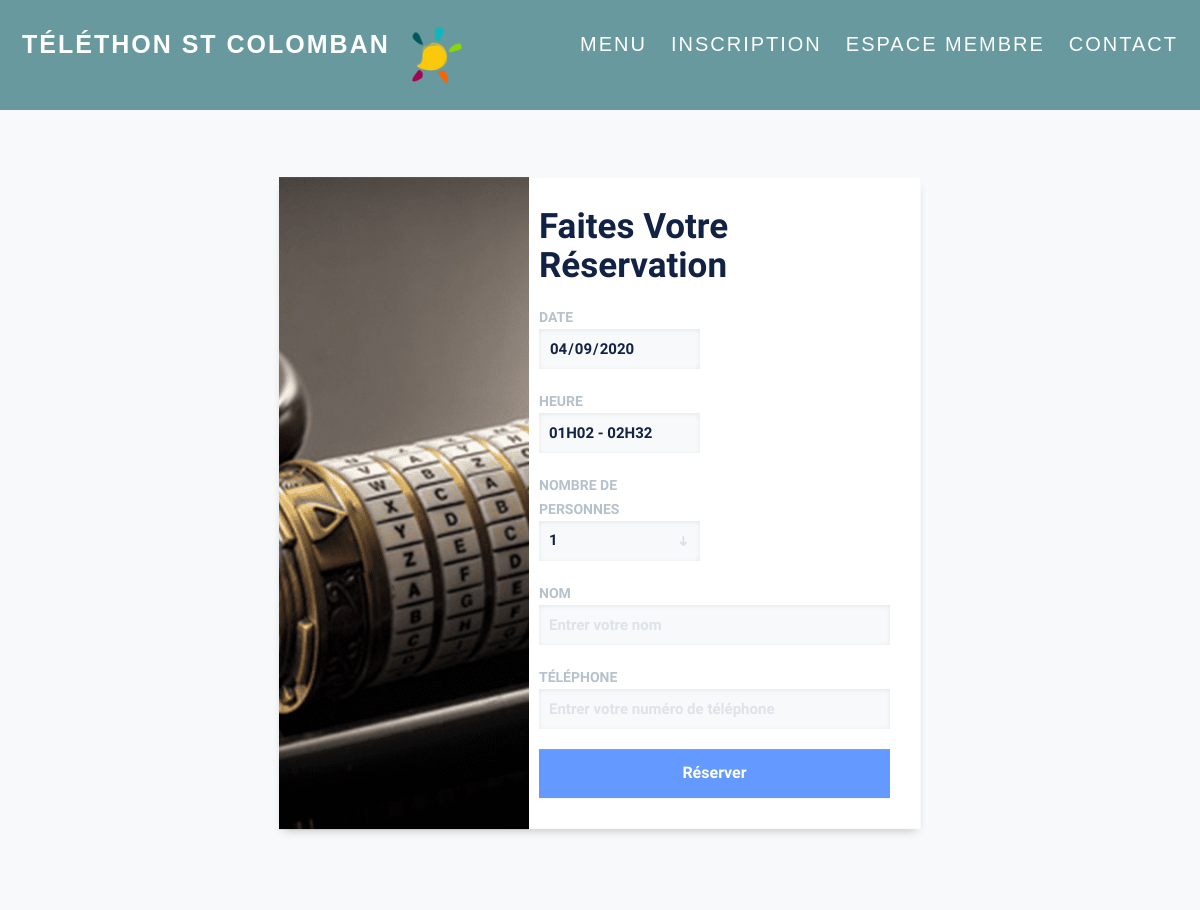
Screenshot of /telethon_project/public/event.php?id=46 with the database file from the repository.
### tables this page shows
CREATE TABLE IF NOT EXISTS `creneaux` (
  `id` int(10) NOT NULL AUTO_INCREMENT,
  `Date` date NOT NULL,
  `NB_joueurs` varchar(11) NOT NULL,
  `Nom_joueur` varchar(30) NOT NULL,
  `Num_joueur` varchar(30) NOT NULL,
  `Time` time NOT NULL,
  `Statut` tinyint(1) NOT NULL DEFAULT '1' COMMENT ' 1=Active, 0=Block ',
  `users_id` int(11) NOT NULL,
  PRIMARY KEY (`id`),
  KEY `fk_creneaux_users` (`users_id`)
);

### telethon_project/public/event.php (the view, shortened to what this page needs)
<?php
$objetPdo = new PDO("mysql:host=localhost;dbname=projet_telethon","root","");
$pdostart = $objetPdo->prepare('SELECT * FROM creneaux WHERE id = :id');
$pdostart ->bindValue(':id', $_GET['id'], PDO::PARAM_INT);
$executeIsok = $pdostart->execute();
$creneaux = $pdostart->fetch();
?>
<html lang="en">
<head>
        <link type="text/css" rel="stylesheet" href="../Inscription/css/bootstrap.min.css" />
        <link type="text/css" rel="stylesheet" href="../Inscription/css/style.css" />
</head>
  <?php include('container.php');?>
<?php                   $heure1 = $creneaux['Time'];
$heure2 = "01:30:00";
$h1 = explode(":", $heure1);
$h2 = explode(":", $heure2);
$h1_h2_addtition =
date('H\Hi', mktime($h1[0]+$h2[0],$h1[1]+$h2[1],$h1[2]+$h2[2],));
 ?>
<body>
	<div id="booking" class="section">
		<div class="section-center">
			<div class="container">
				<div class="row">
					<div class="booking-form">
						<div class="booking-bg"></div>
						<form  action="edit.php" method="post">
							<div class="form-header">
								<h2>Faites votre réservation</h2>
							</div>
							<div class="row">
								<div class="col-md-6">
									<div class="form-group">
										<span class="form-label">Date</span>
                                                                                <input name="Date"  type="date" required class="form-control" value ="<?= $creneaux['Date']?>" readonly="readonly" >
									</div>
								</div>
							</div>
                                                    <div class="row">
								<div class="col-md-6">
									<div class="form-group">
										<span class="form-label">Heure</span>
                                                                                <input name="Time" class="form-control" type="" value ="<?= (new DateTimeImmutable($creneaux['Time']))->format('H\Hi') ?> - <?php print_r($h1_h2_addtition) ?>" readonly="readonly">
									</div>
								</div>
							</div>
							<div class="row">
								<div class="col-md-6">
									<div class="form-group" >
										<span class="form-label">Nombre de personnes</span>
										<select class="form-control" name = "NB_joueurs" type = "number" value ="<?= $creneaux['NB_joueurs']; ?>" required>
											<option>1</option>
										</select>
									</div>
								</div>
							</div>
							<div class="form-group">
								<span class="form-label">Nom</span>
								<input name="Nom_joueur" class="form-control" type="text" placeholder="Entrer votre nom" value ="<?= $creneaux['Nom_joueur']; ?>" required>
							</div>
							<div class="form-group">
								<span class="form-label">Téléphone</span>
								<input name= "Num_joueur" class="form-control" type="tel" placeholder="Entrer votre numéro de téléphone" value ="<?= $creneaux['Num_joueur']; ?>" required>
							</div>
							<div class="form-btn">
								<button class="submit-btn" name="Modifier">Réserver</button>
							</div>
						</form>
					</div>
				</div>
                        </div>
		</div>
	</div>
</body>
</html>

### telethon_project/Inscription/css/style.css (style rules this page uses)
.section { position: relative; height: 100vh; }
.section .section-center { position: absolute; top: 50%; left: 0; right: 0; -webkit-transform: translateY(-50%); transform: translateY(-50%); }
#booking { font-family: 'Cabin', sans-serif; background-color: #f7f9fa; }
.booking-form { position: relative; max-width: 642px; width: 100%; margin: auto; background: #fff; -webkit-box-shadow: 0px 5px 10px -5px rgba(0, 0, 0, 0.3); box-shadow: 0px 5px 10px -5px rgba(0, 0, 0, 0.3); }
.booking-form>.booking-bg { position: absolute; left: 0px; top: 0px; bottom: 0px; width: 250px; background-image: url('../img/background.jpg'); background-size: cover; background-position: center; }
.booking-form>form { margin-left: 230px; padding: 30px; border: 1px solid #f9fafc; border-left: 0px; }
.booking-form .form-header { margin-bottom: 20px; }
.booking-form .form-header h2 { margin: 0; margin-bottom: 0px; font-weight: 700; color: #122244; font-size: 35px; text-transform: capitalize; }
.booking-form .form-group { position: relative; margin-bottom: 20px; }
.booking-form .form-control { background-color: #f7f9fa; height: 40px; padding: 0px 10px; border-radius: 0px; -webkit-transition: 0.2s; transition: 0.2s; color: #122244; border: 0px; font-size: 15px; font-weight: 1000; -webkit-box-shadow: inset 0 1px 4px rgba(181, 193, 204, 0.3); box-shadow: inset 0 1px 4px rgba(181, 193, 204, 0.3); }
.booking-form .form-control::placeholder { color: #dde3e8; }
.booking-form select.form-control { -webkit-appearance: none; -moz-appearance: none; appearance: none; }
.booking-form .form-label { color: #b5c1cc; font-weight: 700; -webkit-transition: 0.2s; transition: 0.2s; text-transform: uppercase; line-height: 24px; height: 24px; font-size: 14px; z-index: 1; }
.booking-form .form-btn { margin-top: 10px; }
.booking-form .submit-btn { color: #fff; background-color: #6499ff; font-weight: 700; padding: 13px 35px; font-size: 16px; border: none; width: 100%; }

### rows the page displays
creneaux: Date "04/09/2020", Time "01H02 - 02H32", NB_joueurs "1"
